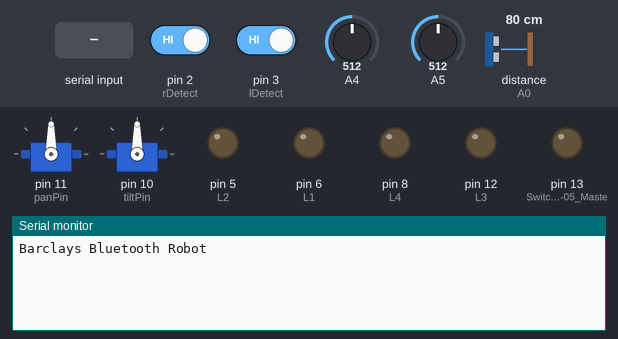
Recording of a sketch running on a simulated Arduino Uno, built with avr-gcc and run on an emulated ATmega328P. Parts: 2 × servo, output pins drawn as LEDs (lit = HIGH), the last lines printed to the serial monitor. The inputs (shaded band) are chosen by the test bench; at power-on: pin 2 (rDetect) HIGH, distance to the obstacle (sensor on A0) 80 cm, pin 3 (lDetect) HIGH, A4 = 512, A5 = 512. The echo pulse lasts 58.3 µs per cm.

Above: at 1.3 s.
1.4 s: pin 2 (rDetect) driven LOW
At 1.51 s:
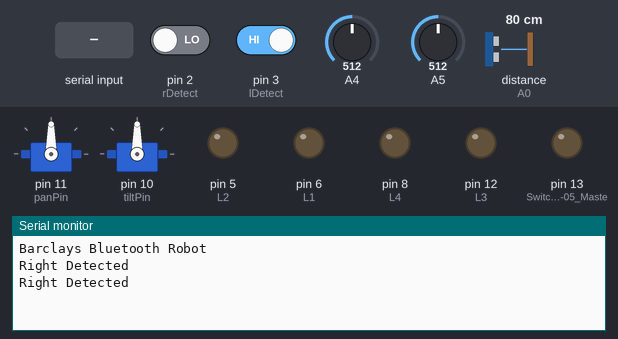
3.0 s: distance to the obstacle (sensor on A0) set to 2 cm
At 3.43 s:
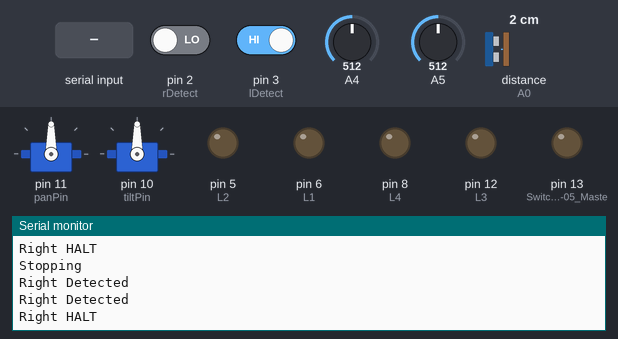
6.0 s: pin 3 (lDetect) driven LOW
At 6.5 s:
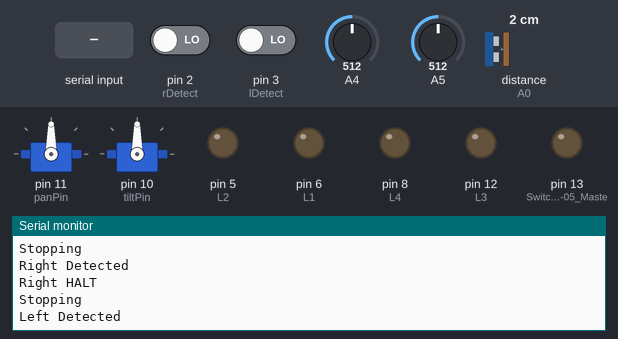

Measured:
- after the input at 1.4 s, the serial monitor: prints a new line after 0.05 s (image 1)
- after the input at 6.0 s, the serial monitor: prints a new line at once (image 3)

The sketch:

BotControl.ino
```cpp
#include <SoftwareSerial.h>
#include <NewPing.h>
#include <Servo.h> // need the standard Arduino servo library

SoftwareSerial mySerial(7, 4); // RX, TX
// Barclays robotic challenge 2013
// BotControl
// Motor Drive Definitions = must be correct


#define TRIGGER_PIN  A1  // Arduino pin tied to trigger pin on the ultrasonic sensor.
#define ECHO_PIN     A0  // Arduino pin tied to echo pin on the ultrasonic sensor.
#define MAX_DISTANCE 200 // Maximum distance we want to ping for (in centimeters). Maximum sensor distance is rated at 400-500cm.
int cm;                  // Approximate distance

int lDetect = 3, rDetect = 2;             // Pins for obstacle sensors (remove rDetect connection when downloading sketch to Arduino)

#define SENSORON true
#define SENSOROFF false

boolean leftObstacleSensor();
boolean rightObstacleSensor();

// Set up the values for the sensors
boolean leftSensor=false;
boolean rightSensor=false;

NewPing sonar(TRIGGER_PIN, ECHO_PIN, MAX_DISTANCE); // NewPing setup of pins and maximum distance.

// Pan and tilt stuff
int panPin = 11;  // this is Servo used for panning (horizontal plane movement)
int tiltPin = 10; // This is Servo used for tilting (vertical plane movement)
Servo panServo, tiltServo;
int panCentre = 90;
int servoMax=180;
int servoMin=0;

// These variables are used by the readsensors
int Ref=500;
int Left,Right;

// You can use this variable to say which was the last lost side which can help if you get a double sensor pn white
// The idea is that if the line turns to the left and you get two white readings - then the idea is to know
// the direction of the last lost sensor.  Look in the linefollowr coded for the lastlot variable to see how it works

int lastLost=0;

// If you have new sensors you may need to switch these
#define BLACK 0
#define WHITE 1

// Map the Pin Numbers to the motor controller - PLEASE NOTE L3 MOVES to 12
int L1 = 6, L2 = 5, L3 = 12, L4 =8;
//int L1 = 6, L2 = 5, L3 = 9, L4 =8;
//int panPin = 10, tiltPin = 11;             // pin for Pan&Tilt servos
int globalSpeed=0;


void setup()
{

  while (!Serial) {
    ; // wait for serial port to connect. Needed for Leonardo only
  }
  // initialize the digital pins we will use to drive motors
  pinMode(L1, OUTPUT);
  pinMode(L2, OUTPUT);
  pinMode(L3, OUTPUT);
  pinMode(L4, OUTPUT);
  pinMode(13, OUTPUT);  // Switch to the HC-05 Master/Slave mode


  // Object Follower Initialisation
  panServo.attach(panPin);        // attaches the pan servo to the servo object
  tiltServo.attach(tiltPin);      // attaches the tilt servo to the servo object

  panServo.write(90);    // Initialise Pan servo
  tiltServo.write(90);  // initialise Tilt servo

  Serial.begin(9600);
  Serial.println("Barclays Bluetooth Robot");

  // set the data rate for the SoftwareSerial port
  mySerial.begin(9600);
  mySerial.println("Bluetooth Connection ready");

  //digitalWrite(13,HIGH);
  delay(100);
  // Put your Bluetooth name here
  //mySerial.write("AT+NAME=");
  //mySerial.write("THS02");
  //mySerial.write("\r\n");
  //delay(100);

  //digitalWrite(13,LOW);


}


void loop(){

  char  buffer [4];
  char stime [5];
  char sspeed [4];
  int wait;
  int vspeed;

  buffer[0] = 0x0;
  buffer[1] = 0x0;
  buffer[2] = 0x0;
  buffer[3] = 0x0;  // End char

  stime[0] = 0x0;
  stime[1] = 0x0;
  stime[2] = 0x0;
  stime[3] = 0x0;
  stime[4] = 0x0;  // End char

  sspeed[0] = 0x0;
  sspeed[1] = 0x0;
  sspeed[2] = 0x0;
  sspeed[3] = 0x0;  // End char


  delay(50);
  readSensors();

  //if ( mySerial.available()  )
  //  Serial.println(mySerial.available());

  if ( mySerial.available() > 10  )
   {
     Serial.println("Flushing buffer - must be 10 bytes");
     while(mySerial.available())
     {
       mySerial.read();
     }

   }

// We now check to see if we get the correct packet

  if (mySerial.available()  == 10 ){
     Serial.println(mySerial.available());
    Serial.println("Reading buffer");

    mySerial.readBytes((char *)buffer, 3);
    mySerial.readBytes((char *)stime, 4);
    mySerial.readBytes((char *)sspeed, 3);

    vspeed = atol((char*)sspeed);
    wait=atol((char*)stime);

    Serial.println(buffer);
    Serial.println(wait);
    Serial.println(vspeed);

    // Now we can do things with the robot

    if (strcmp(buffer,"FWD") == 0 )   {

        Serial.println("Moving forward");
        forward(wait,vspeed);

  }
      if (strcmp(buffer,"REV") == 0 )   {

        Serial.println("Moving Back");
        reverse(wait,vspeed);

    }
      if (strcmp(buffer,"LFT") == 0 )   {

        Serial.println("Left");
          leftSpin(wait,vspeed);


    }
      if (strcmp(buffer,"RGT") == 0 )   {

        Serial.println("Right");
          rightSpin(wait,vspeed);


    }


   if (strcmp(buffer,"HLT") == 0 )   {

        Serial.println("Halt");
        halt(wait);

  }

  }
   if ( leftObstacleSensor() == true )
  {
     //pointLeft();
     //tiltUp();
     Serial.println("Left HALT");
     halt(1);

  }

  if ( rightObstacleSensor() == true )
  {
     //pointRight();
     //tiltDown();
     Serial.println("Right HALT");
     halt(1);
  }


/*
      reverse(buffer[1], buffer[2]);

      leftSpin(buffer[1], buffer[2]);

      rightSpin(buffer[1], buffer[2]);

    case 0x05:
      panServo.write(buffer[1]);
      tiltServo.write(buffer[2]);
      break;

    default:
      break;
      */

}


// robMove routine switches the correct inputs to the L298N for the direction selected.
void robMove(int l1, int l2, int r1, int r2)
{
  analogWrite(L1, l1);
  digitalWrite(L2, l2);
  analogWrite(L3, r1);
  digitalWrite(L4, r2);
}

void reverse(int wait, int vSpeed)
{
  Serial.println("Moving backward: " + String(vSpeed));
  robMove(255-vSpeed, HIGH, 255-vSpeed, HIGH);    // when reversing, the speed needs to be opposite, so subtract from 255
  delay(wait);
}

void forward(int wait, int vSpeed)
{
  Serial.println("Moving forward: " + String(vSpeed));
  robMove(vSpeed, LOW, vSpeed, LOW);
  delay(wait);
}

void rightSpin(int wait, int vSpeed)
{
  Serial.println("Spinning right");
  robMove(vSpeed, LOW, 0, HIGH);
  delay(wait);
  //robMove(0, LOW, 0, LOW);
}

void leftSpin(int wait,int vSpeed)
{
  Serial.println("Spinning left");
  robMove(0, HIGH, vSpeed, LOW);
  delay(wait);
  //robMove(0, LOW, 0, LOW);
}

void rightTurnFd(int wait, int lSpeed, int rSpeed)
{
  Serial.println("Turning right forward");
  robMove(lSpeed, LOW, rSpeed, LOW);
  delay(wait);
}

void leftTurnFd(int wait, int lSpeed, int rSpeed)
{
  Serial.println("Turning left forward");
  robMove(lSpeed, LOW, rSpeed, LOW);
  delay(wait);
}

void rightTurnBd(int wait, int lSpeed, int rSpeed)
{
  Serial.println("Turning right backward");
  robMove(255-lSpeed, HIGH, 255-rSpeed, HIGH);
  delay(wait);
}

void leftTurnBd(int wait, int lSpeed, int rSpeed)
{
  Serial.println("Turning left backward");
  robMove(255-lSpeed, HIGH, 255-rSpeed, HIGH);
  delay(wait);
}

void halt(int wait)
{
  Serial.println("Stopping");
  robMove(0, LOW, 0, LOW);
  delay(wait);
}

// Sensors Functions

void readSensors()
{
  leftObstacleSensor();
  rightObstacleSensor();
  Ultrasonic();


  Left  = analogRead(A4);           // Read value from left sensor
  Right = analogRead(A5);           // Read value from right sensor

  if ( Left < Ref )
    Left = BLACK;
  if ( Left > Ref )
    Left = WHITE;

  if ( Right < Ref )
    Right = BLACK;
  if ( Right > Ref )
    Right = WHITE;

}

boolean leftObstacleSensor()
{

  if (digitalRead(lDetect)==0) // Test left sensor
  {
    Serial.println("Left Detected");
    leftSensor=true;
    return true;
  }
  leftSensor=false;
  return false;
}

boolean rightObstacleSensor()
{

  if (digitalRead(rDetect)==0) // Test left sensor
  {
    Serial.println("Right Detected");
    leftSensor=true;
    return true;
  }
  leftSensor=false;
  return false;

}


int Ultrasonic()
{

   delay(50);                      // Wait 50ms between pings (about 20 pings/sec). 29ms should be the shortest delay between pings.

  unsigned int uS = sonar.ping(); // Send ping, get ping time in microseconds (uS).
  //Serial.print("Ping: ");


  cm=uS / US_ROUNDTRIP_CM;

  if ( cm == 0 )
    cm = 1000;  // Clear!

  //Serial.print(cm);
  //Serial.println("cm");

  return cm;
}


void pointLeft()
{
  panServo.write(servoMax);

  Serial.println("Point Left");

  delay(150); // wait for servo to get there
}

void pointRight()
{
    Serial.println("Point Right");
  panServo.write(servoMin);
  delay(300); // wait for servo to get there
}

void pointCentre()
{
  Serial.println("Point Centre");
  panServo.write(panCentre);
  delay(150); // wait for servo to get there
}

void pointValue(int pos)
{
  Serial.print("Point Value: ");
  Serial.println(pos);
  panServo.write(pos);
  delay(150); // wait for servo to get there
}


void tiltUp()
{
  Serial.println("Tilt Up");
  tiltServo.write(servoMin);
  delay(150); // wait for servo to get there
}

void tiltDown()
{
  Serial.println("Tilt Down");
  tiltServo.write(servoMax);
  delay(300); // wait for servo to get there
}

void tiltCentre()
{
  Serial.println("Tilt Centre");
  tiltServo.write(panCentre);
  delay(150); // wait for servo to get there
}

void tiltCentre(int pos)
{
  Serial.print("Tilt Value: ");
  Serial.println(pos);
  tiltServo.write(pos);
  delay(150); // wait for servo to get there
}
```
